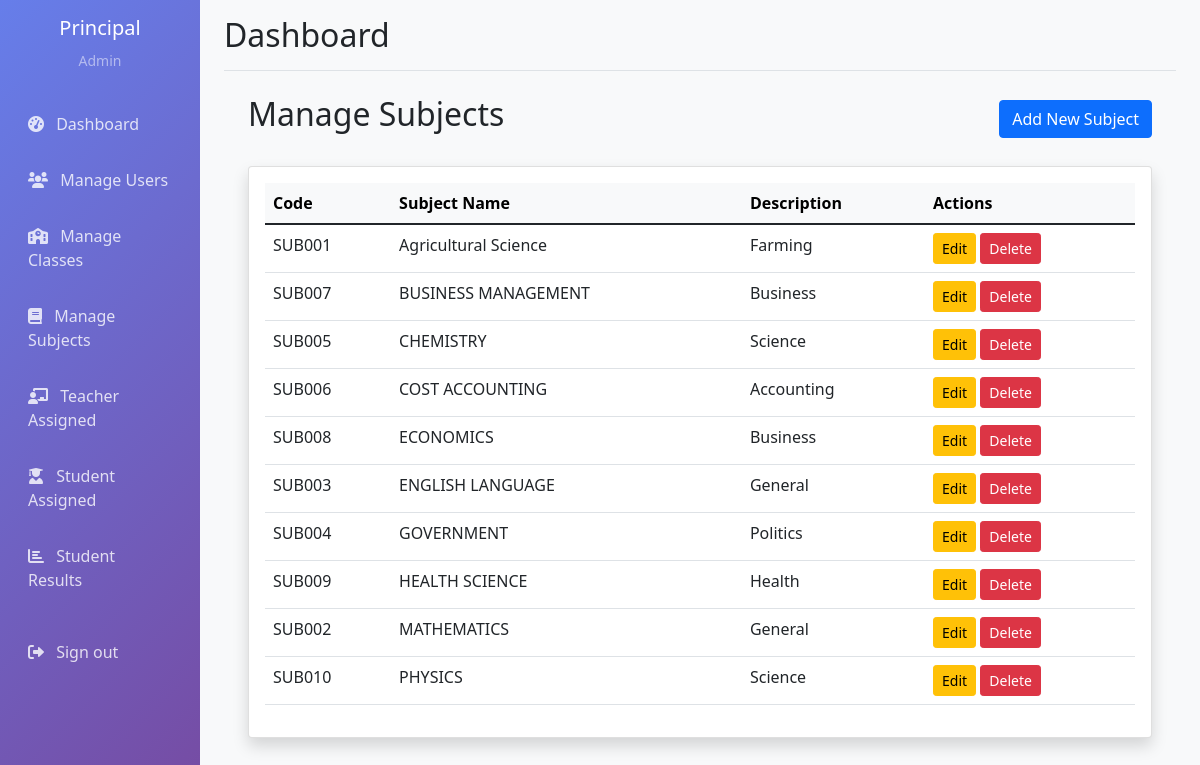
The page /accounts/subjects/ (signed in) on the database its author committed.
### accounts/models.py (models this page shows, shortened)
class CustomUser(AbstractUser):
    USER_TYPE_CHOICES = (
        ('admin', 'Admin'),
        ('teacher', 'Teacher'),
        ('student', 'Student'),
    )
    email = models.EmailField(unique=True)
    user_type = models.CharField(max_length=10, choices=USER_TYPE_CHOICES)
    phone = models.PositiveIntegerField(max_length=15, blank=True)
    address = models.CharField(blank=True)
    USERNAME_FIELD = 'email'
    REQUIRED_FIELDS = ['username', 'user_type']

class Subject(models.Model):
    name = models.CharField(max_length=100)
    code = models.CharField(max_length=10, unique=True)
    description = models.CharField(blank=True)

### accounts/views.py (the view)
# urls.py: path('accounts/subjects/', views.manage_subjects, name='manage_subjects'),
@login_required
def manage_subjects(request):
    if request.user.user_type != 'admin':
        messages.error(request, 'Access denied')
        return redirect('dashboard')
    subjects = Subject.objects.all().order_by('name')
    return render(request, 'admin/manage_subjects.html', {'subjects': subjects})

### templates/admin/manage_subjects.html (shortened to what this page needs)
{% extends 'base.html' %}
{% block content %}
<div class="container mt-4">
    <div class="d-flex justify-content-between align-items-center mb-4">
        <h2>Manage Subjects</h2>
        <a href="{% url 'add_subject' %}" class="btn btn-primary">
             Add New Subject
        </a>
    </div>
    <div class="card shadow">
        <div class="card-body">
            <div class="table-responsive">
                <table class="table table-hover">
                    <thead class="table-light">
                        <tr>
                            <th>Code</th>
                            <th>Subject Name</th>
                            <th>Description</th>
                            <th>Actions</th>
                        </tr>
                    </thead>
                    <tbody>
                        {% for subject in subjects %}
                        <tr>
                            <td>{{ subject.code }}</td>
                            <td>{{ subject.name }}</td>
                            <td>{{ subject.description|truncatechars:50 }}</td>
                            <td>
                                <a href="{% url 'edit_subject' subject.id %}" class="btn btn-sm btn-warning">
                                     Edit
                                </a>
                                <a href="{% url 'delete_subject' subject.id %}" class="btn btn-sm btn-danger">
                                     Delete
                                </a>
                            </td>
                        </tr>
                        {% empty %}
                        <tr>
                            <td colspan="4" class="text-center">No subjects found</td>
                        </tr>
                        {% endfor %}
                    </tbody>
                </table>
            </div>
        </div>
    </div>
</div>
{% endblock %}

### templates/base.html (shortened to what this page needs)
<!DOCTYPE html>
<html lang="en">
<head>
    <link href="https://cdn.jsdelivr.net/npm/select2@4.1.0-rc.0/dist/css/select2.min.css" rel="stylesheet" />
    <link href="https://cdn.jsdelivr.net/npm/bootstrap@5.1.3/dist/css/bootstrap.min.css" rel="stylesheet">
    <link href="https://cdnjs.cloudflare.com/ajax/libs/font-awesome/6.0.0/css/all.min.css" rel="stylesheet">
</head>
<body>
    <div class="container-fluid">
        <div class="row">
            {% if request.user.is_authenticated %}
            <nav class="col-md-3 col-lg-2 d-md-block sidebar collapse">
                <div class="position-sticky pt-3">
                    <div class="text-center mb-4">
                        <h5 class="text-white">{{ request.user.get_full_name }}</h5>
                        <small class="text-white-50">{{ request.user.user_type|title }}</small>
                    </div>
                    <ul class="nav flex-column">
                        <li class="nav-item">
                            <a class="nav-link" href="{% url 'dashboard' %}">
                                <i class="fas fa-tachometer-alt me-2"></i>
                                Dashboard
                            </a>
                        </li>
                        {% if request.user.user_type == 'admin' %}
                        <li class="nav-item">
                            <a class="nav-link" href="{% url 'manage_users' %}">
                                <i class="fas fa-users me-2"></i>
                                Manage Users
                            </a>
                        </li>
                        <li class="nav-item">
                            <a class="nav-link" href="{% url 'manage_classes' %}">
                                <i class="fas fa-school me-2"></i>
                                Manage Classes
                            </a>
                        </li>
                        <li class="nav-item">
                            <a class="nav-link" href="{% url 'manage_subjects' %}">
                                <i class="fas fa-book me-2"></i>
                                Manage Subjects
                            </a>
                        </li>
                        <li class="nav-item">
                            <a class="nav-link" href="{% url 'manage_teacher_assignments' %}">
                                <i class="fas fa-chalkboard-teacher me-2"></i>
                                Teacher Assigned
                            </a>
                        </li>
                        <li class="nav-item">
                            <a class="nav-link" href="{% url 'manage_student_assignments' %}">
                                <i class="fas fa-user-graduate me-2"></i>
                                Student Assigned
                            </a>
                        </li>
                        <li class="nav-item">
                            <a class="nav-link" href="{% url 'admin_student_results' %}">
                                <i class="fas fa-chart-bar me-2"></i>
                                Student Results
                            </a>
                        </li>
                        {% endif %}
                        <li class="nav-item mt-3">
                            <a class="nav-link" href="{% url 'logout' %}">
                                <i class="fas fa-sign-out-alt me-2"></i>
                                Sign out
                            </a>
                        </li>
                    </ul>
                </div>
            </nav>
            {% endif %}
            <main class="col-md-9 ms-sm-auto col-lg-10 px-md-4 main-content">
                {% if request.user.is_authenticated %}
                <div class="d-flex justify-content-between flex-wrap flex-md-nowrap align-items-center pt-3 pb-2 mb-3 border-bottom">
                    <h1 class="h2">{% block page_title %}Dashboard{% endblock %}</h1>
                </div>
                {% endif %}
                {% block content %}
                {% endblock %}
            </main>
        </div>
    </div>
</body>
</html>

### templates/base.html (style rules this page uses)
.sidebar { min-height: 100vh; background: linear-gradient(135deg, #667eea 0%, #764ba2 100%); }
.sidebar .nav-link { color: rgba(255, 255, 255, 0.8); padding: 0.75rem 1rem; margin: 0.25rem 0; border-radius: 0.5rem; transition: all 0.3s; }
.main-content { background-color: #f8f9fa; min-height: 100vh; }

### rows shown on the page
CustomUser: user.get_full_name "Principal", user.user_type "Admin"
Subject: code "SUB001", name "Agricultural Science", description "Farming"
Subject: code "SUB007", name "BUSINESS MANAGEMENT", description "Business"
Subject: code "SUB005", name "CHEMISTRY", description "Science"
Subject: code "SUB006", name "COST ACCOUNTING", description "Accounting"
Subject: code "SUB008", name "ECONOMICS", description "Business"
Subject: code "SUB003", name "ENGLISH LANGUAGE", description "General"
Subject: code "SUB004", name "GOVERNMENT", description "Politics"
Subject: code "SUB009", name "HEALTH SCIENCE", description "Health"
Subject: code "SUB002", name "MATHEMATICS", description "General"
Subject: code "SUB010", name "PHYSICS", description "Science"
